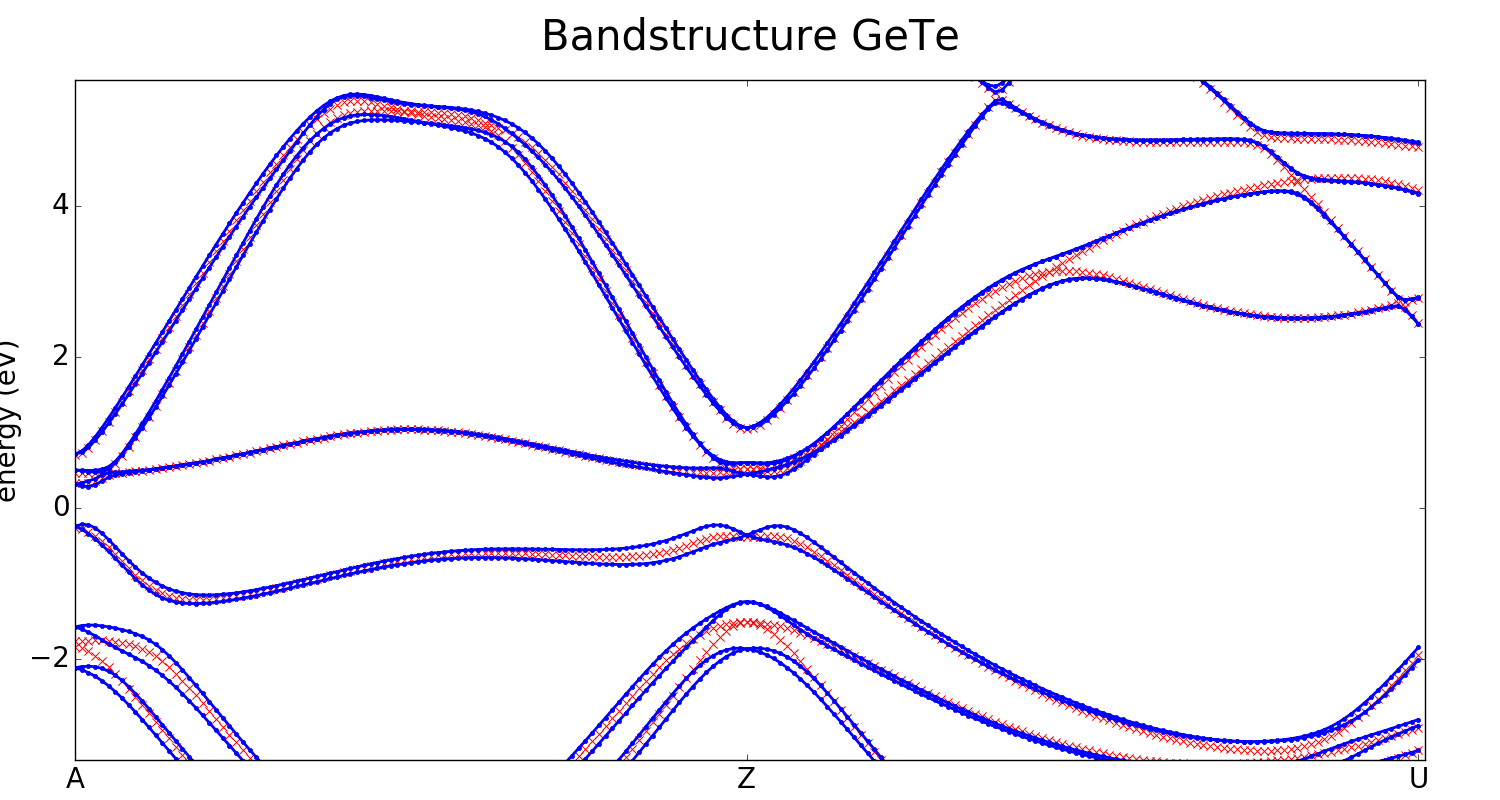

This figure's Python source:
import DFTools

# This example shows how to make your plot possibly more beautiful

plot = DFTools.Plotter(w=15)

# Let's first get our information plotted, we'll plot a bandstructure without SOC and one with SOC,
# add ticks and ticklabels, customize the grid layout, and get a nice legend going.

plot.plot_bands("../tests/colin/GeTe_bands.out", energy_range=[6, 15], c='r', linewidth=2)
plot.plot_bands("../tests/fullrel/GeTe_bands.out", energy_range=[6, 15], c='b', linewidth=2)

plot.set_fermi_level(filename="../tests/fullrel/GeTe_scf.out")  # axes_index=(1,1) is always implied

# Let's start by adding some ticklabels and axis labels
x_ticks = [0, 100, 200]
x_ticklabels = ['A', 'Z', 'U']
plot.set_xaxis_ticks(x_ticks, x_ticklabels, size=20)
plot.set_yaxis_tick_params(labelsize=20)
plot.set_yaxis_label("energy (eV)", size=20)
# Now there is some glaring discrepancy between "size" and "labelsize",
# this is because this functions are basically forwarding a load of **kwargs to the underlying matplotlib functions
# and for some reason this is how matplotlib likes to keep things extra "clear". If you are getting errors with regards
# to fontsizes there are 3 kwargs to try: labelsize,size,fontsize.

# now let's get a grid going for the xaxis
plot.set_xaxis_grid(c="#444444")
# c stands for colour in general, this can be passed through in a ton of different formats,
# hex,rgba,'b' for blue, etc

plot.title("Bandstructure GeTe", size=30)
plot.stretch_plot(-0.05, 't')

# We can play around with the details of the plotted bands_sets, these take kwargs that get called when the plot is constructed.
plot.add_set_kwargs(0, linestyle='', marker='x')
# Since we had a colinear band_plot there are 2 sets, one for each spin, so we have to change each of them
plot.add_set_kwargs(1, linestyle='', marker='x')
plot.add_set_kwargs(2, marker='.')
plot.refresh()  # we need to refresh to redraw the elements with the new details

# If you ever add a kwarg that matplotlib doesn't like, you can always remove them again
# plot.add_set_kwargs(0,line=None)
# plot.refresh()
# plot.remove_set_kwargs(0,axes_index=(1,1),line=None)
# plot.refresh()

plot.save("example_options.png")
